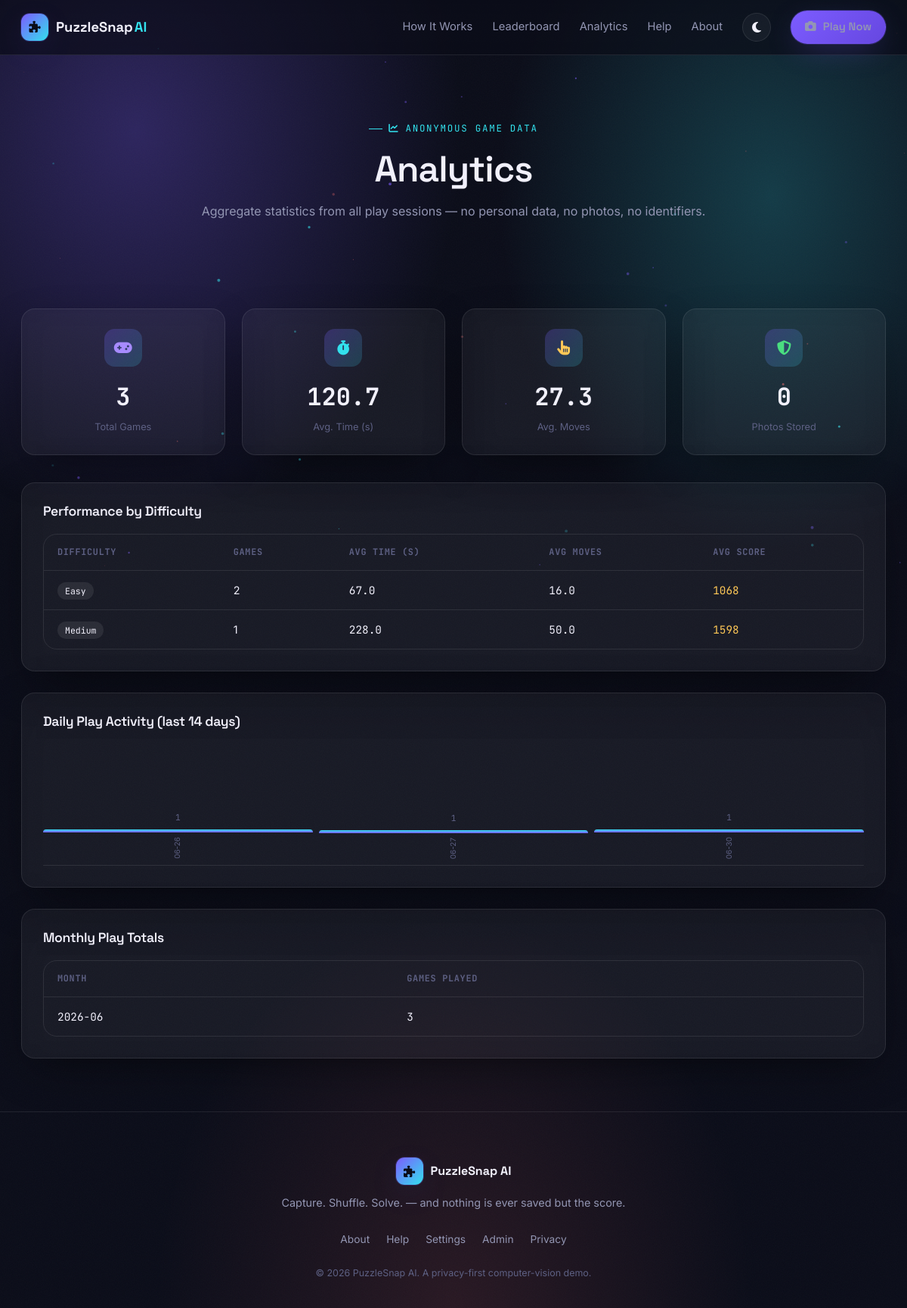
The app's page /analytics with its own data.
### tables this page shows
CREATE TABLE game_sessions (
                session_id      TEXT PRIMARY KEY,
                played_date     TEXT NOT NULL,
                played_time     TEXT NOT NULL,
                difficulty      TEXT NOT NULL,
                completion_time INTEGER NOT NULL,   -- seconds
                total_moves     INTEGER NOT NULL,
                hints_used      INTEGER NOT NULL DEFAULT 0,
                final_score     INTEGER NOT NULL,
                created_at      TEXT NOT NULL
            );

### routes/main.py (the view)
@main_bp.route("/analytics")
def analytics():
    stats = db.get_analytics_summary()
    return render_template("analytics.html", stats=stats)

### utils/database.py (called while the page is built)
def get_connection():
    conn = sqlite3.connect(DB_PATH)
    conn.row_factory = sqlite3.Row
    conn.execute("PRAGMA foreign_keys = ON")
    return conn

### templates/analytics.html (shortened to what this page needs)
{% extends "base.html" %}
{% block content %}
<div class="page-hero">
  <div class="ps-eyebrow" style="justify-content:center;"><i class="fa-solid fa-chart-line"></i> Anonymous Game Data</div>
  <h1>Analytics</h1>
  <p>Aggregate statistics from all play sessions — no personal data, no photos, no identifiers.</p>
</div>
<div class="ps-section-tight">
  <div class="ps-grid ps-grid-4" style="margin-bottom:36px;">
    {% for icon, color, label, value in [
      ("fa-gamepad",     "var(--violet-soft)", "Total Games",      stats.total_games_played),
      ("fa-stopwatch",   "var(--cyan)",         "Avg. Time (s)",    stats.average_completion_time),
      ("fa-hand-pointer","var(--gold)",          "Avg. Moves",       stats.average_moves),
      ("fa-shield-halved","var(--green)",        "Photos Stored",    0),
    ] %}
    <div class="ps-card" style="padding:26px;text-align:center;">
      <div class="feature-icon" style="margin:0 auto 14px; --icon-color: {{ color }}; color: var(--icon-color);">
        <i class="fa-solid {{ icon }}"></i>
      </div>
      <div style="font-family:var(--font-mono);font-size:2rem;font-weight:700;color:var(--text);">{{ value }}</div>
      <div style="font-size:0.8rem;color:var(--text-faint);margin-top:4px;">{{ label }}</div>
    </div>
    {% endfor %}
  </div>
  {% if stats.by_difficulty %}
  <div class="ps-card" style="padding:28px;margin-bottom:28px;">
    <h3 style="font-family:var(--font-display);margin-bottom:20px;font-size:1.1rem;">Performance by Difficulty</h3>
    <div class="ps-table-wrap">
      <table class="ps-table">
        <thead>
          <tr>
            <th>Difficulty</th><th>Games</th><th>Avg Time (s)</th><th>Avg Moves</th><th>Avg Score</th>
          </tr>
        </thead>
        <tbody>
          {% for row in stats.by_difficulty %}
          <tr>
            <td><span class="diff-pill">{{ row.difficulty }}</span></td>
            <td>{{ row.games }}</td>
            <td style="font-family:var(--font-mono);">{{ "%.1f"|format(row.avg_time or 0) }}</td>
            <td style="font-family:var(--font-mono);">{{ "%.1f"|format(row.avg_moves or 0) }}</td>
            <td style="font-family:var(--font-mono);color:var(--gold);">{{ "%.0f"|format(row.avg_score or 0) }}</td>
          </tr>
          {% endfor %}
        </tbody>
      </table>
    </div>
  </div>
  {% endif %}
  {% if stats.daily_plays %}
  <div class="ps-card" style="padding:28px;margin-bottom:28px;">
    <h3 style="font-family:var(--font-display);margin-bottom:20px;font-size:1.1rem;">Daily Play Activity (last 14 days)</h3>
    <div style="display:flex;align-items:flex-end;gap:8px;height:160px;padding-bottom:8px;border-bottom:1px solid var(--border);">
      {% set max_games = stats.daily_plays | map(attribute='games') | max %}
      {% for day in stats.daily_plays | reverse %}
      {% set pct = ((day.games / max_games) * 100) | int if max_games > 0 else 0 %}
      <div style="flex:1;display:flex;flex-direction:column;align-items:center;gap:6px;min-width:0;">
        <span style="font-family:var(--font-mono);font-size:0.7rem;color:var(--text-faint);">{{ day.games }}</span>
        <div style="--bar-height: {{ pct }}%; width:100%; height:var(--bar-height); background:linear-gradient(to top,var(--violet),var(--cyan)); border-radius:4px 4px 0 0; min-height:4px; transition:height .5s var(--ease);"></div>
        <span style="font-size:0.62rem;color:var(--text-faint);writing-mode:vertical-rl;transform:rotate(180deg);white-space:nowrap;">{{ day.played_date[-5:] }}</span>
      </div>
      {% endfor %}
    </div>
  </div>
  {% endif %}
  {% if stats.monthly_plays %}
  <div class="ps-card" style="padding:28px;">
    <h3 style="font-family:var(--font-display);margin-bottom:20px;font-size:1.1rem;">Monthly Play Totals</h3>
    <div class="ps-table-wrap">
      <table class="ps-table">
        <thead><tr><th>Month</th><th>Games Played</th></tr></thead>
        <tbody>
          {% for row in stats.monthly_plays %}
          <tr>
            <td style="font-family:var(--font-mono);">{{ row.month }}</td>
            <td style="font-family:var(--font-mono);">{{ row.games }}</td>
          </tr>
          {% endfor %}
        </tbody>
      </table>
    </div>
  </div>
  {% endif %}
</div>
{% endblock %}

### static/css/style.css (style rules this page uses)
:root { --bg: #0a0c18; --bg-soft: #0e1124; --bg-elevated: #12152c; --surface: rgba(255, 255, 255, 0.045); --surface-strong: rgba(255, 255, 255, 0.08); --border: rgba(255, 255, 255, 0.09); --border-strong: rgba(255, 255, 255, 0.16); --text: #f1f0fb; --text-muted: #9396b3; --text-faint: #5e6184; --violet: #7c5cff; --violet-soft: #a78bff; --cyan: #33e1ed; --coral: #ff6b6b; --gold: #ffc857; --green: #4ade80; --grad-aurora: radial-gradient(60% 50% at 15% 10%, rgba(124, 92, 255, 0.30), transparent 60%), radial-gradient(50% 45% at 85% 15%, rgba(51, 225, 237, 0.22), transparent 60%), radial-gradient(55% 50% at 50% 100%, rgba(255, 107, 107, 0.12), transparent 60%); --font-display: 'Space Grotesk', sans-serif; --font-body: 'Inter', sans-serif; --font-mono: 'JetBrains Mono', monospace; --radius-sm: 10px; --radius-md: 18px; --radius-lg: 28px; --shadow-soft: 0 20px 60px -20px rgba(0, 0, 0, 0.6); --shadow-glow-violet: 0 0 0 1px rgba(124, 92, 255, 0.25), 0 12px 40px -10px rgba(124, 92, 255, 0.35); --ease: cubic-bezier(.22, 1, .36, 1); }
* { box-sizing: border-box; }
html { scroll-behavior: smooth; }
body { margin: 0; background: var(--bg); background-image: var(--grad-aurora); background-attachment: fixed; color: var(--text); font-family: var(--font-body); font-size: 16px; line-height: 1.6; -webkit-font-smoothing: antialiased; overflow-x: hidden; transition: background-color .4s var(--ease), color .4s var(--ease); }
h1, h2, h3, h4, .display { font-family: var(--font-display); font-weight: 600; letter-spacing: -0.02em; line-height: 1.1; margin: 0; }
p { color: var(--text-muted); }
.ps-section-tight { padding: 70px 28px; max-width: 1280px; margin: 0 auto; }
.ps-eyebrow { font-family: var(--font-mono); font-size: 0.78rem; letter-spacing: 0.14em; text-transform: uppercase; color: var(--cyan); display: inline-flex; align-items: center; gap: 8px; margin-bottom: 18px; }
.ps-eyebrow::before { content: ''; width: 18px; height: 1px; background: var(--cyan); }
.ps-card { background: var(--surface); border: 1px solid var(--border); border-radius: var(--radius-md); backdrop-filter: blur(20px); -webkit-backdrop-filter: blur(20px); box-shadow: var(--shadow-soft); transition: transform .35s var(--ease), border-color .35s var(--ease), box-shadow .35s var(--ease); }
.ps-grid { display: grid; gap: 22px; }
.ps-grid-4 { grid-template-columns: repeat(4, 1fr); }
.feature-icon { width: 50px; height: 50px; border-radius: 14px; display: grid; place-items: center; background: linear-gradient(135deg, rgba(124,92,255,.25), rgba(51,225,237,.18)); color: var(--cyan); font-size: 1.2rem; margin-bottom: 20px; }
.ps-table-wrap { overflow-x: auto; border-radius: var(--radius-md); border: 1px solid var(--border); }
table.ps-table { width: 100%; border-collapse: collapse; font-size: 0.9rem; min-width: 640px; }
table.ps-table th { text-align: left; font-family: var(--font-mono); font-size: 0.74rem; text-transform: uppercase; letter-spacing: .06em; color: var(--text-faint); padding: 14px 18px; border-bottom: 1px solid var(--border); }
table.ps-table td { padding: 14px 18px; border-bottom: 1px solid var(--border); }
table.ps-table tr:last-child td { border-bottom: none; }
.diff-pill { font-family: var(--font-mono); font-size: 0.72rem; padding: 4px 10px; border-radius: 100px; background: var(--surface-strong); text-transform: capitalize; }
.page-hero { max-width: 820px; margin: 0 auto; padding: 80px 24px 30px; text-align: center; }
.page-hero h1 { font-size: clamp(2.1rem, 4vw, 3rem); margin-bottom: 16px; }

### records on screen
game_sessions: difficulty "Medium", games "1", avg_time "228.0", avg_moves "50.0", final_score "1598"

### other values on screen
{{ value }} "3" "120.7" "27.3" "0"
{{ label }} "Total Games" "Avg. Time (s)" "Avg. Moves" "Photos Stored"
{{ row.difficulty }} "Easy"
{{ row.games }} "2"
{{ "%.1f"|format(row.avg_time or 0) }} "67.0"
{{ "%.1f"|format(row.avg_moves or 0) }} "16.0"
{{ "%.0f"|format(row.avg_score or 0) }} "1068"
{{ day.games }} "1" "1" "1"
{{ day.played_date[-5:] }} "06-26" "06-27" "06-30"
{{ row.month }} "2026-06"
{{ row.games }} "3"
